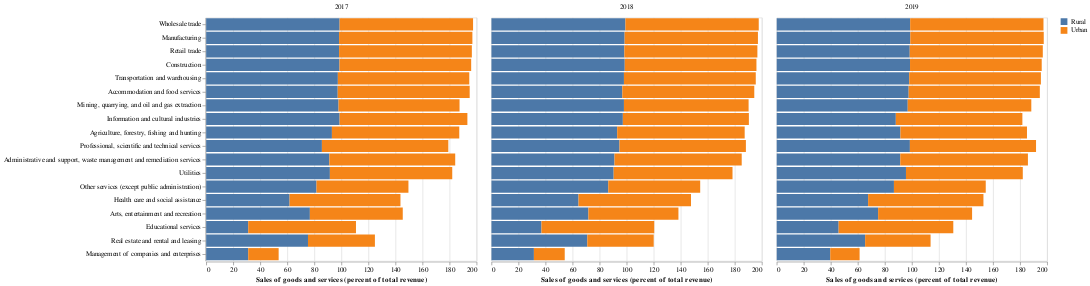

Source (notebook cell):
### Code cell
d.configure_axis(labelLimit=1000).properties()
